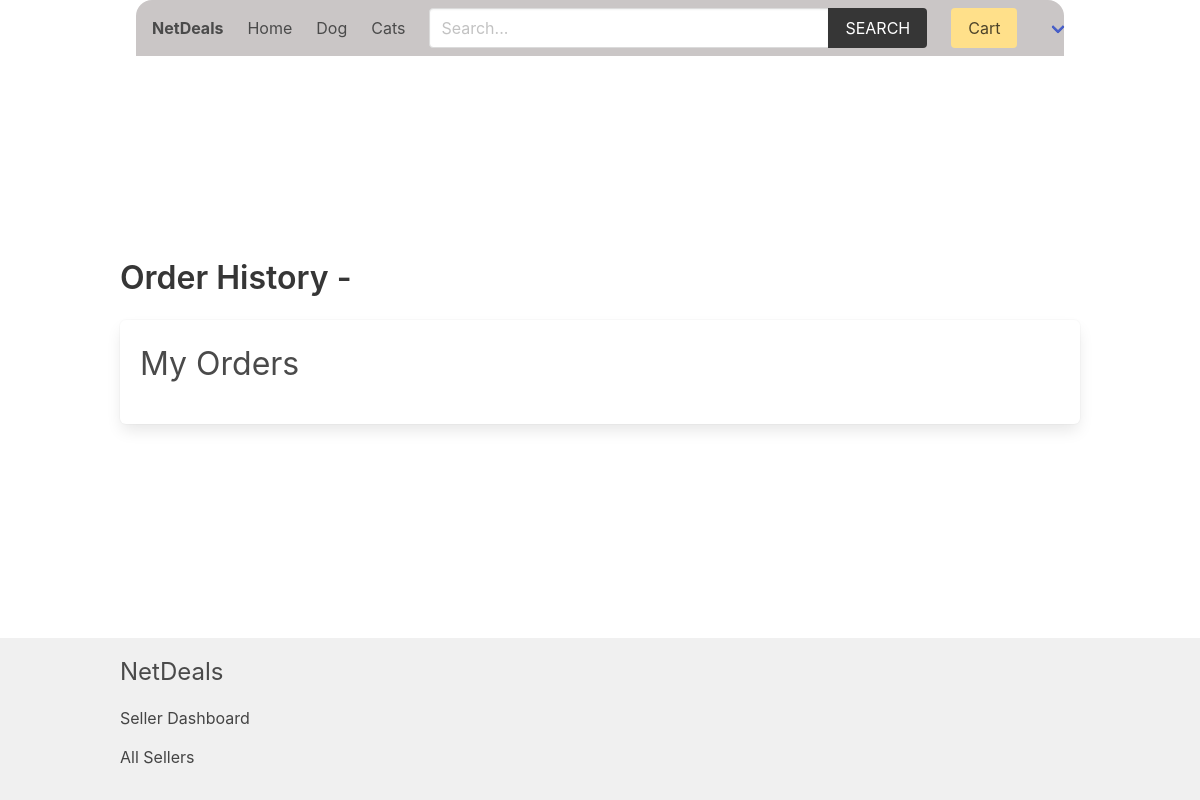
The page /seller/order-history/ (signed in) on the database as committed earlier.
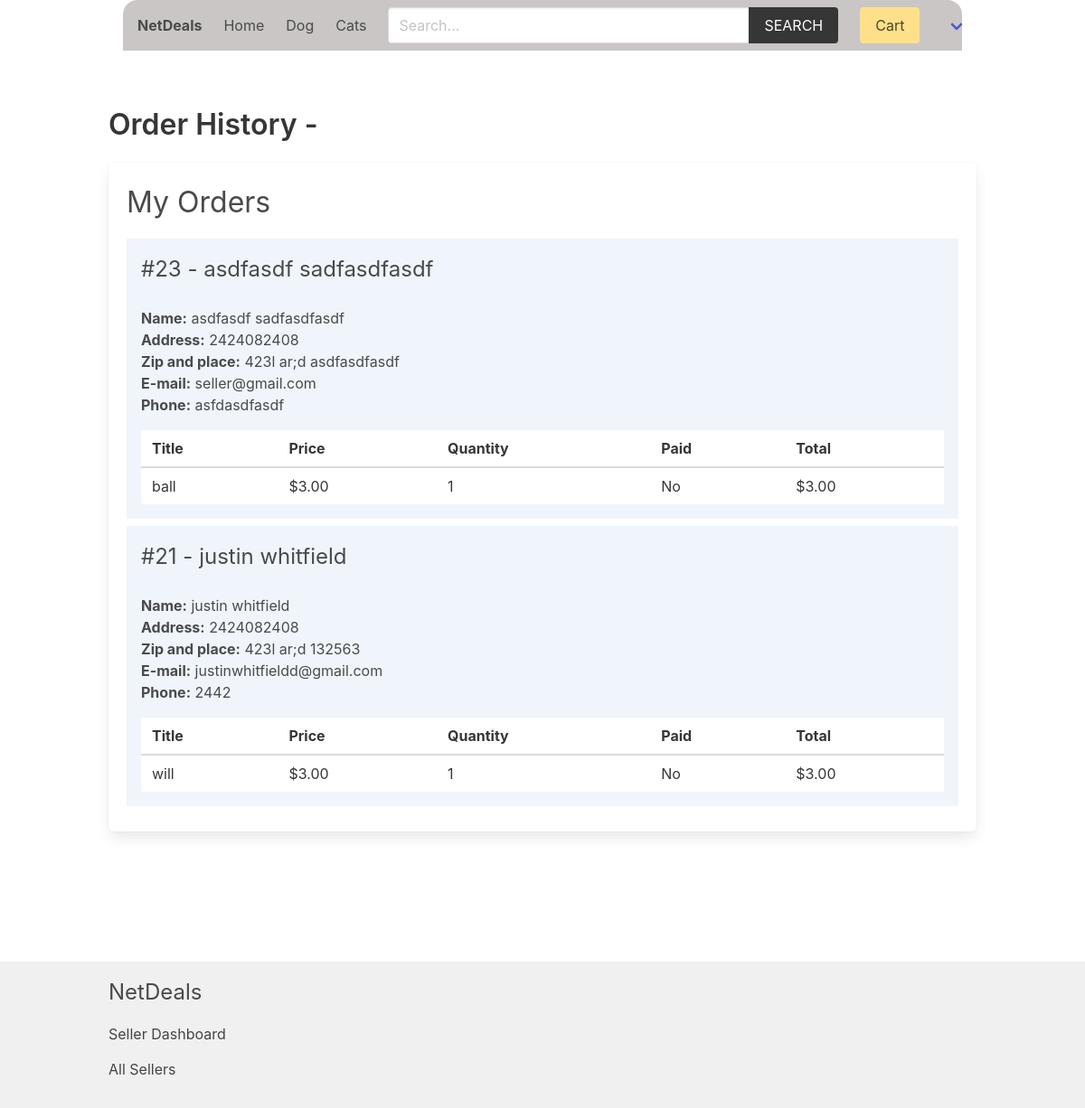
The same page on the database as committed later.
### product/models.py (models this page shows, shortened)
class Category(models.Model):
    title = models.CharField(max_length=50)
    slug = models.SlugField(max_length=55)
    ordering = models.IntegerField(default=0)
    class Meta:
        ordering = ['ordering']

class Product(models.Model):
    category = models.ForeignKey(Category, related_name='products', on_delete=models.CASCADE)
    seller = models.ForeignKey(SellerProfile, related_name="products", on_delete=models.CASCADE)
    title = models.CharField(max_length=50)
    slug = models.SlugField(max_length=55)
    description = models.TextField(blank=True, null=True)
    price = models.DecimalField(max_digits=6, decimal_places=2)
    added_date = models.DateTimeField(auto_now_add=True)
    image = models.ImageField(upload_to='uploads/', blank=True, null=True)
    thumbnail = models.ImageField(upload_to='uploads/', blank=True, null=True) # Change uploads to thumbnails
    class Meta:
        ordering = ['-added_date']

### order/models.py (models this page shows, shortened)
class Order(models.Model):
    first_name = models.CharField(max_length=100)
    last_name = models.CharField(max_length=100)
    email = models.CharField(max_length=100)
    address = models.CharField(max_length=100)
    zipcode = models.CharField(max_length=100)
    place = models.CharField(max_length=100)
    phone = models.CharField(max_length=100)
    created_at = models.DateTimeField(auto_now_add=True)
    paid_amount = models.DecimalField(max_digits=8, decimal_places=2)
    sellers = models.ManyToManyField(SellerProfile, related_name="orders")
    buyer = models.ForeignKey(BuyerProfile, null=True, blank=True, on_delete=models.SET_NULL, related_name='buyer_orders')
    seller = models.ForeignKey(SellerProfile, null=True, blank=True, on_delete=models.SET_NULL, related_name='seller_orders')
    class Meta:
        ordering = ['-created_at']

class OrderItem(models.Model):
    order = models.ForeignKey(Order, related_name="items", on_delete=models.CASCADE)
    product = models.ForeignKey(Product, related_name="items", on_delete=models.CASCADE)
    seller = models.ForeignKey(SellerProfile, related_name="items", on_delete=models.CASCADE)
    seller_paid = models.BooleanField(default=False)
    price = models.DecimalField(max_digits=8, decimal_places=2)
    quantity = models.IntegerField(default=1)
    def get_total_price(self):
        return self.price * self.quantity

### seller/views.py (the view)
# urls.py: path('order-history/', views.order_history, name="order-history"),
@login_required
def order_history(request):
    seller = request.user.sellerprofile
    orders = Order.objects.filter(seller=seller).prefetch_related('items')
    for order in orders:
        order.filtered_items = order.items.all()
    return render(request, 'seller/order_history.html', {'seller': seller, 'orders': orders})

### cart/cart.py (called while the page is built)
    def __len__(self):
        return sum(item['quantity'] for item in self.cart.values())

### cart/context_processors.py (called while the page is built)
def cart(request):
    return {'cart': Cart(request)}

### product/context_processors.py (called while the page is built)
def menu_categories(request):
    categories = Category.objects.all()
    return {'categories': categories}

### templates/seller/order_history.html (shortened to what this page needs)
{% extends 'core/base.html' %}
{% block content %}
    <h1 class="title">Order History - </h1>
    <div class="box">
        <h2 class="is-size-3 mb-4">My Orders</h2>
        {% if orders %}
            {% for order in orders %}
                <div class="{% if order.fully_paid %}has-background-success-light{% else %}has-background-info-light{% endif %} mb-2 p-4">
                    <div class="columns is-multiline">
                        <div class="column is-6">
                            <h3 class="is-size-4">#{{ order.id }} - {{ order.first_name }} {{ order.last_name }}</h3>
                        </div>
                        <div class="column is-12">
                            <b>Name:</b> {{ order.first_name }} {{ order.last_name }}<br>
                            <b>Address:</b> {{ order.address }}<br>
                            <b>Zip and place:</b> {{ order.zipcode }} {{ order.place }}<br>
                            <b>E-mail:</b> {{ order.email }}<br>
                            <b>Phone:</b> {{ order.phone }}
                            <table class="table is-fullwidth mt-4">
                                <thead>
                                    <tr>
                                        <th>Title</th>
                                        <th>Price</th>
                                        <th>Quantity</th>
                                        <th>Paid</th>
                                        <th>Total</th>
                                    </tr>
                                </thead>
                                <tbody>
                                    {% for item in order.filtered_items %}
                                    <tr>
                                        <td>{{ item.product.title }}</td>
                                        <td>${{ item.product.price }}</td>
                                        <td>{{ item.quantity }}</td>
                                        <td>{{ item.seller_paid|yesno:"Yes,No" }}</td>
                                        <td>${{ item.get_total_price }}</td>
                                    </tr>
                                {% endfor %}
                                </tbody>
                            </table>
                        </div>
                    </div>
                </div>
            {% endfor %}
        {% endif %}
    </div>
{% endblock content %}

### templates/core/base.html (shortened to what this page needs)
{% load static %}
{% load product_filters %}
<!DOCTYPE html>
<html lang="en">
<head>
    <link rel="stylesheet" href="https://cdn.jsdelivr.net/npm/bulma@0.9.2/css/bulma.min.css">
    <link rel="stylesheet" href="{% static 'css/main.css' %}">
</head>
<body>
    <div class="container px-4">
        <nav class="navbar px-4" role="navigation" aria-label="main navigation">
            <div class="navbar-brand">
                <a class="navbar-item" href="{% url 'core:home' %}">
                    <h1><strong>NetDeals</strong></h1>
                </a>
            </div>
            <div id="navbarBasicExample" class="navbar-menu">
                <div class="navbar-start">
                <a class="navbar-item" href="{% url 'core:home' %}">
                    Home
                </a>
                {% for category in categories %}
                    <a class="navbar-item" href="{% url 'product:category' category.slug %}">
                        {{category.title}}
                    </a>
                {% endfor %}
                </div>
                <div class="navbar-start">
                    <div class="navbar-item">
                        <form method="get" action="{% url 'product:search' %}">
                            <div class="field has-addons">
                                <div class="control">
                                    <input type="search" name="query" id="" class="input" placeholder="Search...">
                                </div>
                                <div class="control">
                                    <button class="button is-dark is-uppercase">Search</button>
                                </div>
                            </div>
                        </form>
                    </div>
                </div>
                <div class="navbar-end">
                <div class="navbar-item">
                    <a href="{% url 'cart:cart' %}" class="button is-warning">Cart {% if cart %}({{cart|length}}){% endif %}</a>
                </div>
                {% if user.role == 'seller' %}
                <div class="navbar-item has-dropdown is-hoverable">
                    <a class="navbar-link is-capitalized">
                    </a>
                </div>
                {% endif %}
                </div>
            </div>
            </nav>
    </div>
    <div class="container is-fluid">
    </div>
    <section class="section">
        <div class="container">
            {% block content %}{% endblock content %}
        </div>
    </section>
    <div class="main-content-wrapper">
        <section class="section">
        </section>
    </div>
    <footer class="footer">
        <div class="container">
            <h3 class="is-size-4 mb-4">NetDeals</h3>
            {% if user.role == 'seller' %}
                <a href="{% url 'seller:seller-dashboard' %}">Seller Dashboard</a>
            {% endif %}
            <br>
            <a href="{% url 'seller:sellers' %}">All Sellers</a>
        </div>
    </footer>
</body>
</html>

Rows that differ between the two databases and show on the page:
added Order: id "23", first_name "asdfasdf", last_name "sadfasdfasdf", address "2424082408", zipcode "423l ar;d", place "asdfasdfasdf", email "seller@gmail.com", phone "asfdasdfasdf"
added OrderItem: product "ball", product.price "3.00", quantity "1", seller_paid "No", get_total_price "3.00", shown under "23"
added Order: id "21", first_name "justin", last_name "whitfield", address "2424082408", zipcode "423l ar;d", place "132563", email "justinwhitfieldd@gmail.com", phone "2442"
added OrderItem: product "will", product.price "3.00", quantity "1", seller_paid "No", get_total_price "3.00", shown under "21"
